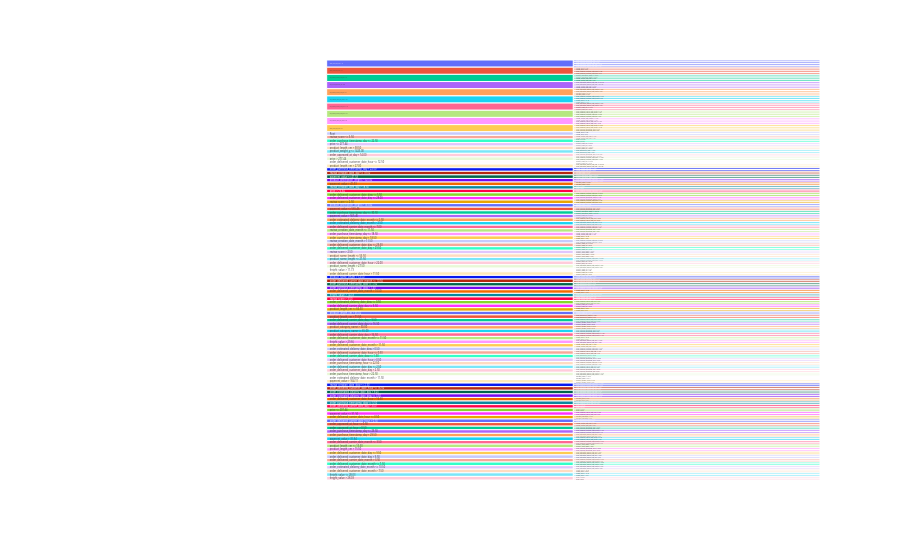
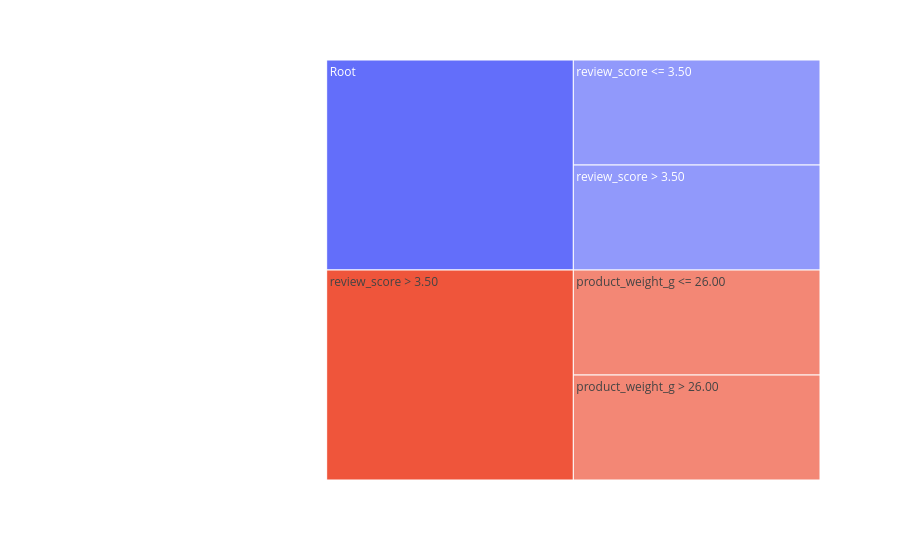
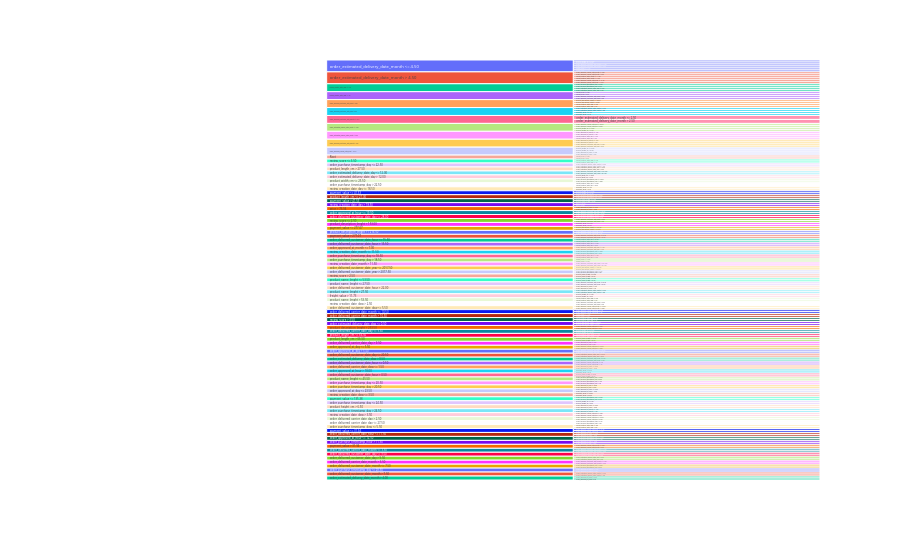
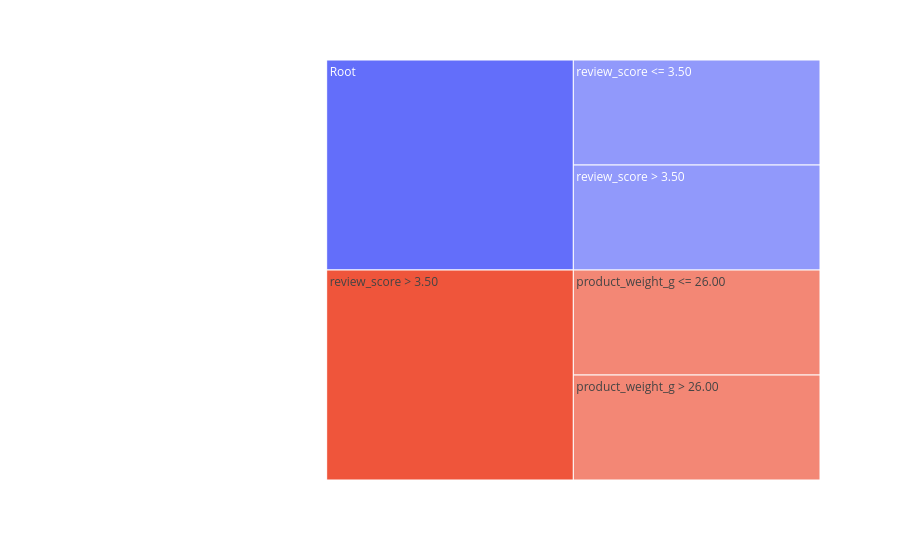

Write notebook code for charts like these, in order.
### Code cell
# -----------------------------
# Pipeline: Textual Tree, Node-Link, Icicle
# -----------------------------
models = {
    'Gini': multi_gini,
    'Entropy': multi_entropy
}

targets = {
    'is_late': 0,
    'bad_review': 1
}

for model_name, model in models.items():
    print(f"\n================ {model_name} Model ================\n")
    
    for target_name, idx in targets.items():
        print(f"\n---- Target: {target_name} ----\n")
        
        # 1️⃣ Textual Tree
        print(f"Textual Tree - {target_name} ({model_name}):")
        tree_text(model.estimators_[idx], X_train.columns)
        
        # 2️⃣ Node-Link Diagram
        plot_node_link(model.estimators_[idx], X_train.columns,
                       title=f"Node-Link Diagram - {target_name} ({model_name})")
        
        # 3️⃣ Icicle Plot
        plot_icicle(model.estimators_[idx], X_train.columns)

### Figure 1 — Plotly figure (JSON) as saved in the notebook; plotly's stock layout.template omitted (floating-point values rounded to 4 significant figures; data arrays with more than 128 entries replaced by an {"elided": "..."} marker saying what was removed)
{"data": [{"branchvalues": "total", "domain": {"x": [0, 1], "y": [0, 1]}, "hovertemplate": "labels=%{label}<br>count=%{value}<br>parent=%{parent}<br>id=%{id}<extra></extra>", "ids": {"elided": "341 str values"}, "labels": {"elided": "341 str values"}, "name": "", "parents": {"elided": "341 str values"}, "type": "icicle", "values": {"elided": "341 int values"}}], "layout": {"legend": {"tracegroupgap": 0}, "margin": {"t": 60}}}

### Figure 2 — Plotly figure (JSON) as saved in the notebook; plotly's stock layout.template omitted (floating-point values rounded to 4 significant figures)
{"data": [{"branchvalues": "total", "domain": {"x": [0, 1], "y": [0, 1]}, "hovertemplate": "labels=%{label}<br>count=%{value}<br>parent=%{parent}<br>id=%{id}<extra></extra>", "ids": ["Root/review_score <= 3.50", "Root/review_score > 3.50", "review_score > 3.50/product_weight_g <= 26.00", "review_score > 3.50/product_weight_g > 26.00", "Root", "review_score > 3.50"], "labels": ["review_score <= 3.50", "review_score > 3.50", "product_weight_g <= 26.00", "product_weight_g > 26.00", "Root", "review_score > 3.50"], "name": "", "parents": ["Root", "Root", "review_score > 3.50", "review_score > 3.50", "", ""], "type": "icicle", "values": [1, 1, 1, 1, 2, 2]}], "layout": {"legend": {"tracegroupgap": 0}, "margin": {"t": 60}}}

### Figure 3 — Plotly figure (JSON) as saved in the notebook; plotly's stock layout.template omitted (floating-point values rounded to 4 significant figures; data arrays with more than 128 entries replaced by an {"elided": "..."} marker saying what was removed)
{"data": [{"branchvalues": "total", "domain": {"x": [0, 1], "y": [0, 1]}, "hovertemplate": "labels=%{label}<br>count=%{value}<br>parent=%{parent}<br>id=%{id}<extra></extra>", "ids": {"elided": "303 str values"}, "labels": {"elided": "303 str values"}, "name": "", "parents": {"elided": "303 str values"}, "type": "icicle", "values": {"elided": "303 int values"}}], "layout": {"legend": {"tracegroupgap": 0}, "margin": {"t": 60}}}

### Figure 4 — Plotly figure (JSON) as saved in the notebook; plotly's stock layout.template omitted (floating-point values rounded to 4 significant figures)
{"data": [{"branchvalues": "total", "domain": {"x": [0, 1], "y": [0, 1]}, "hovertemplate": "labels=%{label}<br>count=%{value}<br>parent=%{parent}<br>id=%{id}<extra></extra>", "ids": ["Root/review_score <= 3.50", "Root/review_score > 3.50", "review_score > 3.50/product_weight_g <= 26.00", "review_score > 3.50/product_weight_g > 26.00", "Root", "review_score > 3.50"], "labels": ["review_score <= 3.50", "review_score > 3.50", "product_weight_g <= 26.00", "product_weight_g > 26.00", "Root", "review_score > 3.50"], "name": "", "parents": ["Root", "Root", "review_score > 3.50", "review_score > 3.50", "", ""], "type": "icicle", "values": [1, 1, 1, 1, 2, 2]}], "layout": {"legend": {"tracegroupgap": 0}, "margin": {"t": 60}}}
